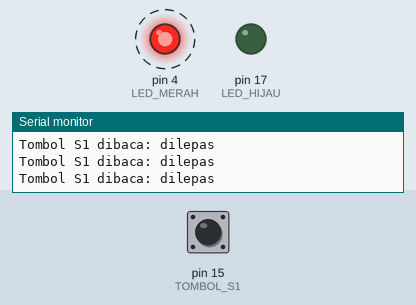
Simulated run of this sketch. Board: Arduino Uno, built with avr-gcc and run on an emulated ATmega328P. Parts: output pins drawn as LEDs (lit = HIGH), the last lines printed to the serial monitor. Dashed ring = blinking. Inputs (shaded band) come from the test bench; at power-on: pin 15 (TOMBOL_S1) LOW.

Above: at 6.8 s.
6.9 s: pin 15 (TOMBOL_S1) pulled HIGH for 2.6 s
At 8.8 s:
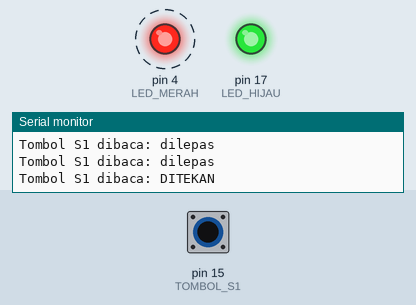
Timing chart, 0 to 17.0 s (numbered marks = the images above; inputs shaded):
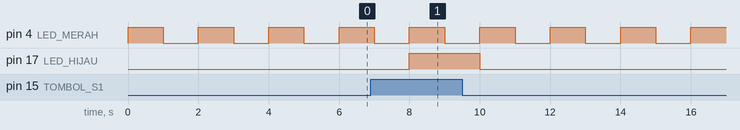

Measured:
- after the input at 6.9 s, pin 17 (LED_HIJAU): LOW → HIGH after 1.1 s, → LOW 2.0 s later
- by itself, pin 4 (LED_MERAH): alternates HIGH for 1.0 s and LOW for 1.0 s

The sketch:

p1_masalah_delay.ino
```cpp
/*
 * BAB 16 - Program 1: Tombol yang Terlambat Merespons
 * LED merah berkedip dengan delay(). LED hijau seharusnya mengikuti tombol S1,
 * tetapi tombol hanya sempat dibaca sekali setiap 2 detik.
 *
 * Rangkaian:
 *   LED1 (merah)                → IO4
 *   LED2 (hijau)                → IO17
 *   Tombol S1 (pin kuning ke-3) → IO15
 */

#define LED_MERAH 4
#define LED_HIJAU 17
#define TOMBOL_S1 15

void setup() {
  Serial.begin(115200);
  pinMode(LED_MERAH, OUTPUT);
  pinMode(LED_HIJAU, OUTPUT);
  pinMode(TOMBOL_S1, INPUT);  // tombol kit: pull-down 10 kΩ sudah ada di PCB

  Serial.println("BAB 16 - Program 1: Tombol yang Terlambat Merespons");
}

void loop() {
  // Tugas 1: LED merah berkedip (cara lama, memakai delay)
  digitalWrite(LED_MERAH, HIGH);
  delay(1000);                   // program tertahan 1 detik di sini...
  digitalWrite(LED_MERAH, LOW);
  delay(1000);                   // ...lalu 1 detik lagi di sini

  // Tugas 2: LED hijau mengikuti S1 — baru sempat dijalankan setiap 2 detik
  int s1 = digitalRead(TOMBOL_S1);
  digitalWrite(LED_HIJAU, s1);   // HIGH (ditekan) → LED hijau menyala
  Serial.print("Tombol S1 dibaca: ");
  Serial.println(s1 == HIGH ? "DITEKAN" : "dilepas");
}
```
